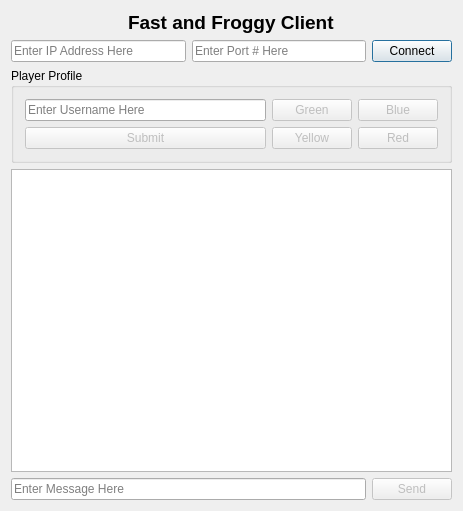
<?xml version="1.0" encoding="UTF-8"?>
<ui version="4.0">
 <class>Dialog</class>
 <widget class="QDialog" name="Dialog">
  <property name="geometry">
   <rect>
    <x>0</x>
    <y>0</y>
    <width>463</width>
    <height>511</height>
   </rect>
  </property>
  <property name="windowTitle">
   <string>Dialog</string>
  </property>
  <layout class="QVBoxLayout" name="verticalLayout">
   <item>
    <layout class="QHBoxLayout" name="horizontalLayout">
     <item>
      <spacer name="horizontalSpacer">
       <property name="orientation">
        <enum>Qt::Horizontal</enum>
       </property>
       <property name="sizeHint" stdset="0">
        <size>
         <width>40</width>
         <height>20</height>
        </size>
       </property>
      </spacer>
     </item>
     <item>
      <widget class="QLabel" name="label">
       <property name="font">
        <font>
         <pointsize>14</pointsize>
         <weight>75</weight>
         <bold>true</bold>
        </font>
       </property>
       <property name="text">
        <string>Fast and Froggy Client</string>
       </property>
      </widget>
     </item>
     <item>
      <spacer name="horizontalSpacer_2">
       <property name="orientation">
        <enum>Qt::Horizontal</enum>
       </property>
       <property name="sizeHint" stdset="0">
        <size>
         <width>40</width>
         <height>20</height>
        </size>
       </property>
      </spacer>
     </item>
    </layout>
   </item>
   <item>
    <layout class="QHBoxLayout" name="horizontalLayout_3">
     <item>
      <widget class="QLineEdit" name="ipEdit">
       <property name="placeholderText">
        <string>Enter IP Address Here</string>
       </property>
      </widget>
     </item>
     <item>
      <widget class="QLineEdit" name="portEdit">
       <property name="placeholderText">
        <string>Enter Port # Here</string>
       </property>
      </widget>
     </item>
     <item>
      <widget class="QPushButton" name="connectButton">
       <property name="text">
        <string>Connect</string>
       </property>
      </widget>
     </item>
    </layout>
   </item>
   <item>
    <widget class="QGroupBox" name="groupBox">
     <property name="title">
      <string>Player Profile</string>
     </property>
     <layout class="QVBoxLayout" name="verticalLayout_4">
      <item>
       <layout class="QHBoxLayout" name="horizontalLayout_6">
        <item>
         <layout class="QVBoxLayout" name="verticalLayout_3">
          <item>
           <widget class="QLineEdit" name="usernameEdit">
            <property name="placeholderText">
             <string>Enter Username Here</string>
            </property>
           </widget>
          </item>
          <item>
           <widget class="QPushButton" name="submitButton">
            <property name="enabled">
             <bool>false</bool>
            </property>
            <property name="text">
             <string>Submit</string>
            </property>
           </widget>
          </item>
         </layout>
        </item>
        <item>
         <layout class="QVBoxLayout" name="verticalLayout_2">
          <item>
           <layout class="QHBoxLayout" name="horizontalLayout_4">
            <item>
             <widget class="QPushButton" name="greenButton">
              <property name="enabled">
               <bool>false</bool>
              </property>
              <property name="text">
               <string>Green</string>
              </property>
             </widget>
            </item>
            <item>
             <widget class="QPushButton" name="blueButton">
              <property name="enabled">
               <bool>false</bool>
              </property>
              <property name="font">
               <font>
                <italic>false</italic>
               </font>
              </property>
              <property name="text">
               <string>Blue</string>
              </property>
             </widget>
            </item>
           </layout>
          </item>
          <item>
           <layout class="QHBoxLayout" name="horizontalLayout_5">
            <item>
             <widget class="QPushButton" name="yellowButton">
              <property name="enabled">
               <bool>false</bool>
              </property>
              <property name="text">
               <string>Yellow</string>
              </property>
             </widget>
            </item>
            <item>
             <widget class="QPushButton" name="redButton">
              <property name="enabled">
               <bool>false</bool>
              </property>
              <property name="text">
               <string>Red</string>
              </property>
             </widget>
            </item>
           </layout>
          </item>
         </layout>
        </item>
       </layout>
      </item>
     </layout>
    </widget>
   </item>
   <item>
    <widget class="QTextBrowser" name="textBrowser"/>
   </item>
   <item>
    <layout class="QHBoxLayout" name="horizontalLayout_2">
     <item>
      <widget class="QLineEdit" name="messageEdit">
       <property name="placeholderText">
        <string>Enter Message Here</string>
       </property>
      </widget>
     </item>
     <item>
      <widget class="QPushButton" name="sendButton">
       <property name="enabled">
        <bool>false</bool>
       </property>
       <property name="text">
        <string>Send</string>
       </property>
      </widget>
     </item>
    </layout>
   </item>
  </layout>
 </widget>
 <layoutdefault spacing="6" margin="11"/>
 <resources/>
 <connections/>
</ui>
